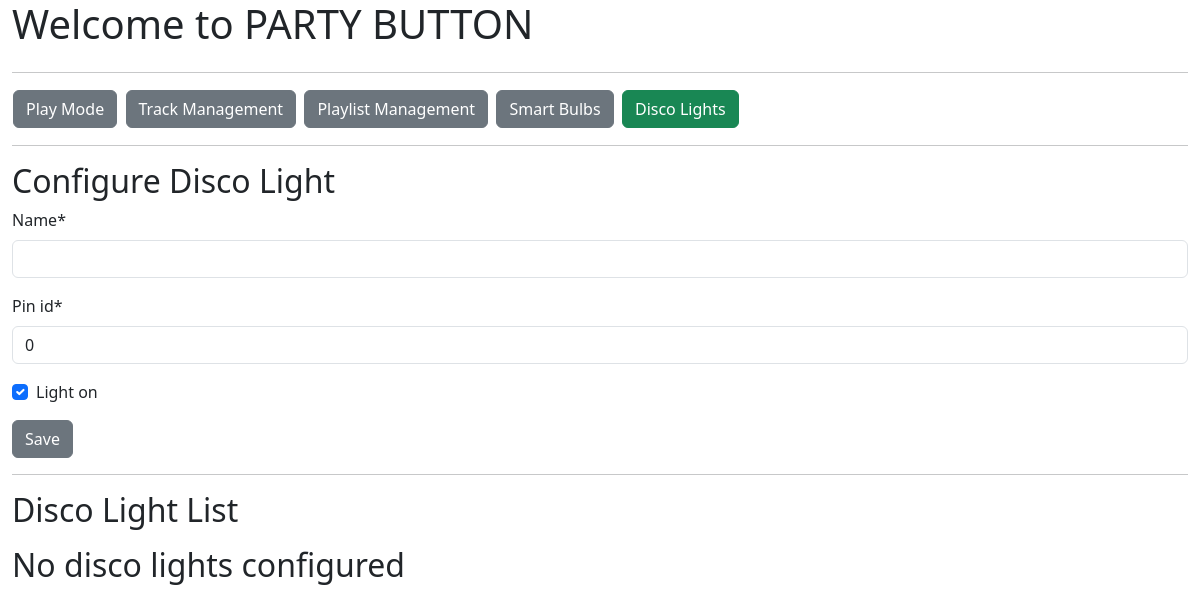
The page /disco/ on the database as committed earlier.
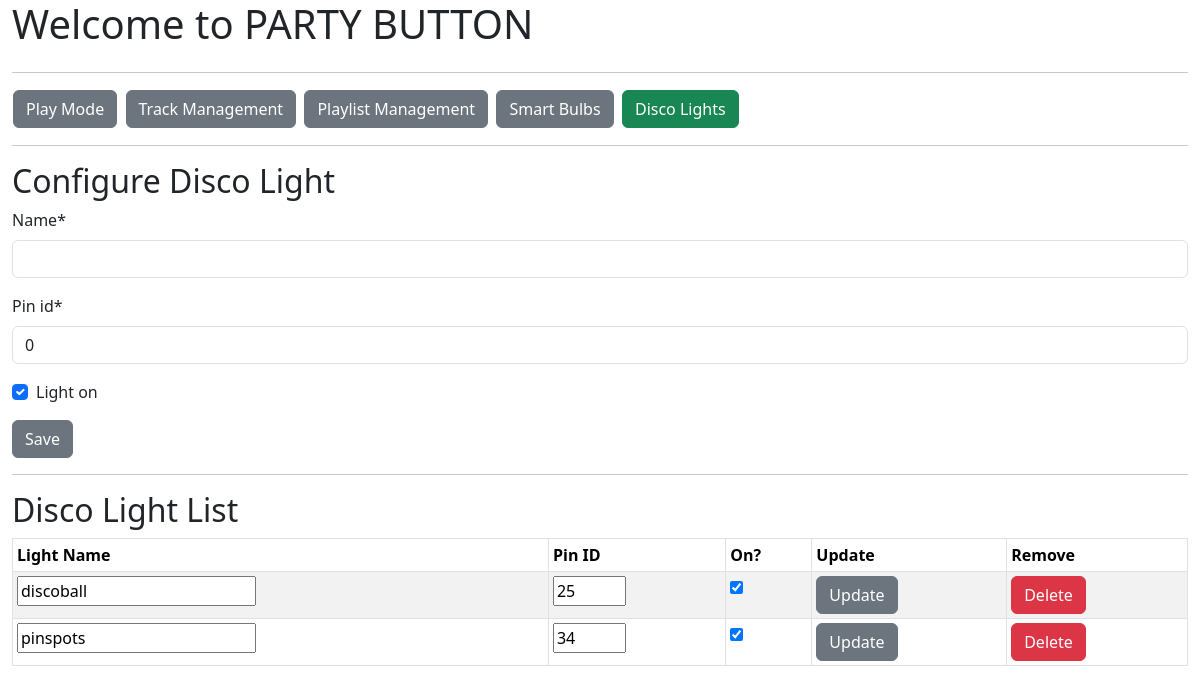
The same page on the database as committed later.
### mp3_manager/models.py (models this page shows, shortened)
class DiscoLight(models.Model):
    name = models.CharField(max_length=200, default="",
                          blank=False, null=False)
    pin_id = models.IntegerField(blank=False, null=False,
                                     default=0,
                                     validators=[MinValueValidator(0),
                                                 MaxValueValidator(40)])
    light_on = models.BooleanField(blank=False, null=False, default=True)

### mp3_manager/views.py (the view, shortened to what this page needs)
# urls.py: path("disco/", views.DiscoLightManagement.as_view(), name="disco"),
class DiscoLightManagement(generic.ListView, FormMixin):
    form_class = DiscoForm
    template_name = "mp3_manager/disco.html"
    context_object_name = "disco_light_list"
    model = DiscoLight
    def get(self, request):
        print("Getting Disco Light List")
        disco_light_list = self.get_queryset()
        return render(request, self.template_name,
                      {"disco_light_list": disco_light_list,
                       "form": DiscoForm()
                       })

### mp3_manager/form.py
class DiscoForm(ModelForm):
    class Meta:
        model = DiscoLight
        fields = ["name", "pin_id", "light_on"]

### mp3_manager/templates/mp3_manager/disco.html (shortened to what this page needs)
{% extends "./base.html" %}
{% load crispy_forms_tags %}
{% block content %}
<div class="row">
  <div class="col">
    <table>
    <tr><td NOWRAP>
    <a href="/"><button type="button" class="btn btn-secondary">Play Mode</button></a>&nbsp;
    <a  href="/tracks"><button type="button" class="btn btn-secondary">Track Management</button></a>&nbsp;
    <a href="/playlists"><button type="button" class="btn btn-secondary">Playlist Management</button></a>&nbsp;
    <a href="/lights"><button type="button" class="btn btn-secondary">Smart Bulbs</button></a>&nbsp;
    <a href="/disco"><button type="button" class="btn btn-success">Disco Lights</button></a>&nbsp;
    </td></tr>
    </table>
  </div>
</div>
<hr>
<div class="row">
    <div class="col">
    <h2>Configure Disco Light</h2>
        <form id="disco_form" name="disco_form" action={% url 'mp3_manager:disco' %} method="post" enctype="multipart/form-data">
        {{ form|crispy }}
        <input class="btn btn-secondary" type="submit" form="disco_form" value="Save" id="disco_configure" name="disco_configure"></input>
        </form>
    </div>
</div>
<hr />
<div class="row">
    <div class="col">
    <h2>Disco Light List</h2>
    {% if disco_light_list %}
        <table class="table table-striped table-bordered table-sm" cellspacing="0" width="100%">
            <thead><tr><th>Light Name</th><th>Pin ID</th><th>On?</th><th>Update</th><th>Remove</th></tr></thead>
            <tbody>
              {% for light in disco_light_list %}
              <tr>
                  <form id="disco_update_form_{{ light.pk }}" id="disco_update_{ light.pk }}" action={% url 'mp3_manager:disco' %} method="post" enctype="multipart/form-data">
                  <td> <input size="20" type="textarea" id="name" name="name" value={{ light.name }}>  </td>
                  <td>
                    <input size="2" type="textarea" id="pin_id" name="pin_id" value={{ light.pin_id }}>
                  </td>
                  <td>
                    {% if light.light_on %}
                    <input type="checkbox" id="light_on" name="light_on" value={{ light.pk }} checked>
                    {% else%}
                    <input type="checkbox" id="light_on" name="light_on" value={{ light.pk }}>
                    {% endif %}
                  </td>
                  <td>
                    <input class="btn btn-secondary" type="submit" form="disco_update_form_{{ light.pk }}" value="Update" name="disco_update_{{ light.pk }}"></td>
                </form>
                <td><a href="{% url 'mp3_manager:deletedisco' pk=light.pk %}"><button type="button" class="btn btn-danger">Delete</button></a></td>
            {% endfor %}
              </tr>
            </tbody>
        </table>
    {% else %}
      <p><h2>No disco lights configured</h2></p>
    {% endif %}
    </div>
</div>
{% endblock %}

Rows that differ between the two databases and show on the page:
added DiscoLight: name "discoball", pin_id "25"
added DiscoLight: name "pinspots", pin_id "34"
Other text that changed with them:
text no longer shown: "No disco lights configured"
text now shown: "Light Name Pin ID On? Update Remove"
